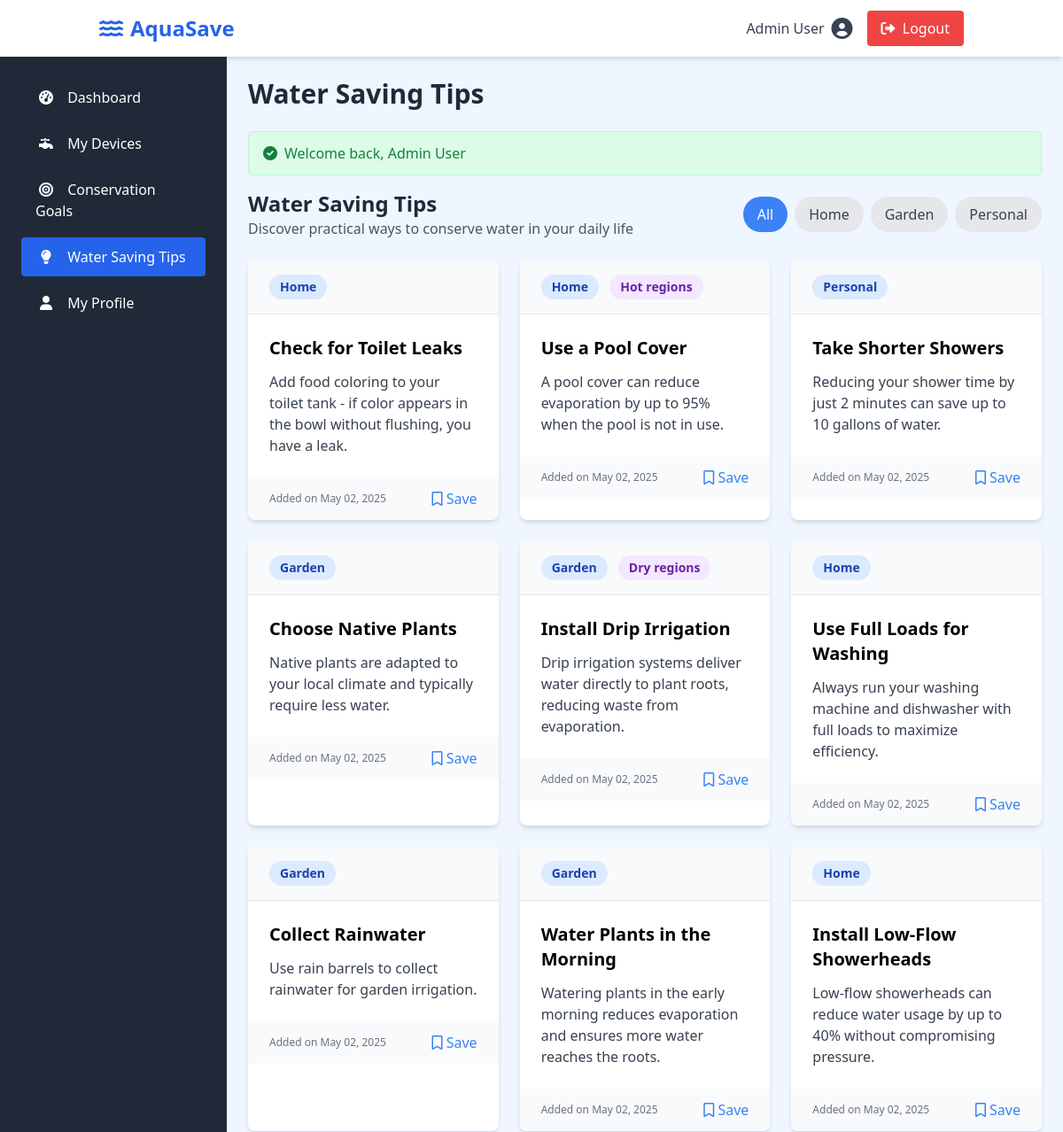
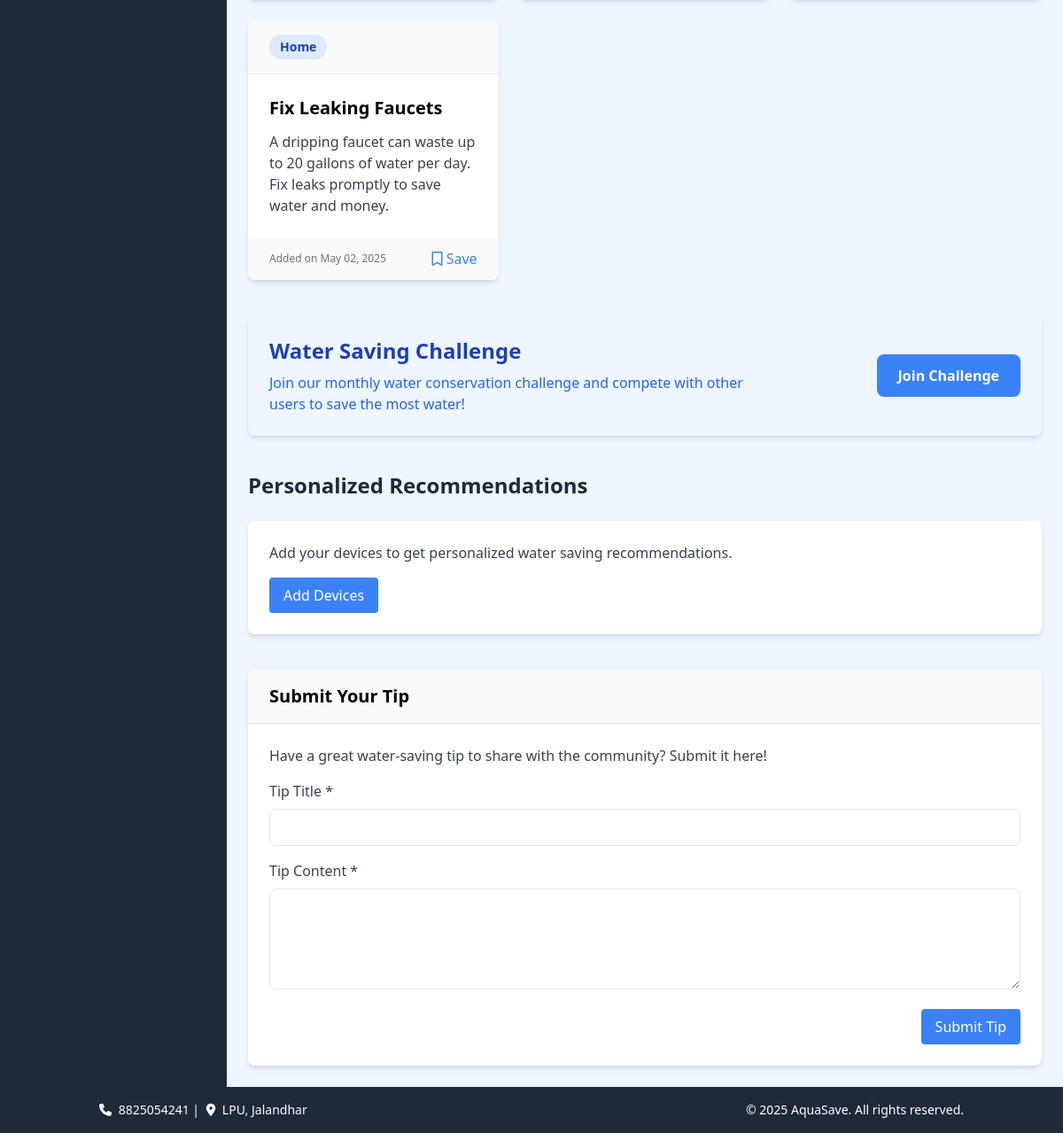
The page /dashboard/tips.php (signed in) on the database its author committed (2 pictures, top to bottom).
### tables this page shows
CREATE TABLE IF NOT EXISTS tips (
    id INT AUTO_INCREMENT PRIMARY KEY,
    title VARCHAR(100) NOT NULL,
    content TEXT NOT NULL,
    category VARCHAR(50) NOT NULL,
    location_relevance VARCHAR(100),  
    created_at TIMESTAMP DEFAULT CURRENT_TIMESTAMP
);

### dashboard/tips.php (the view, shortened to what this page needs)
<?php
require_once '../config.php';
$conn = connect_db();
$category = isset($_GET['category']) ? sanitize_input($_GET['category']) : '';
$categories = ['All', 'Home', 'Garden', 'Personal'];
$query = "SELECT * FROM tips WHERE 1=1";
$query .= " ORDER BY id DESC";
$stmt = $conn->prepare($query);
$stmt->execute();
$tips_result = $stmt->get_result();
include_once '../includes/header.php';
?>
<div class="mb-6">
    <div class="flex flex-wrap items-center justify-between">
        <div class="mb-4 md:mb-0">
            <h2 class="text-2xl font-bold text-gray-800">Water Saving Tips</h2>
            <p class="text-gray-600">Discover practical ways to conserve water in your daily life</p>
        </div>
        <div class="flex space-x-2">
            <?php foreach ($categories as $cat): ?>
                <a href="?category=<?php echo urlencode($cat); ?>" class="px-4 py-2 rounded-full <?php echo $category === $cat || (empty($category) && $cat === 'All') ? 'bg-blue-500 text-white' : 'bg-gray-200 text-gray-700 hover:bg-gray-300'; ?>">
                    <?php echo $cat; ?>
                </a>
            <?php endforeach; ?>
        </div>
    </div>
</div>
<?php if ($tips_result->num_rows > 0): ?>
    <div class="grid grid-cols-1 md:grid-cols-2 lg:grid-cols-3 gap-6">
        <?php while ($tip = $tips_result->fetch_assoc()): ?>
            <div class="bg-white rounded-lg shadow-md overflow-hidden hover:shadow-lg transition-shadow duration-300">
                <div class="px-6 py-4 border-b bg-gray-50">
                    <span class="inline-block px-3 py-1 text-sm font-semibold bg-blue-100 text-blue-800 rounded-full mr-2">
                        <?php echo $tip['category']; ?>
                    </span>
                    <?php if ($tip['location_relevance'] !== 'All'): ?>
                        <span class="inline-block px-3 py-1 text-sm font-semibold bg-purple-100 text-purple-800 rounded-full">
                            <?php echo $tip['location_relevance']; ?>
                        </span>
                    <?php endif; ?>
                </div>
                <div class="p-6">
                    <h3 class="text-xl font-bold mb-3"><?php echo $tip['title']; ?></h3>
                    <p class="text-gray-700"><?php echo $tip['content']; ?></p>
                </div>
                <div class="px-6 py-3 bg-gray-50 flex justify-between items-center">
                    <p class="text-xs text-gray-500">Added on <?php echo date('M d, Y', strtotime($tip['created_at'])); ?></p>
                    <button class="text-blue-500 hover:text-blue-700 save-tip" data-tip-id="<?php echo $tip['id']; ?>">
                        <i class="far fa-bookmark"></i> Save
                    </button>
                </div>
            </div>
        <?php endwhile; ?>
    </div>
<?php endif; ?>
<div class="mt-10 bg-blue-50 rounded-lg shadow-md p-6">
    <div class="flex flex-col md:flex-row items-center justify-between">
        <div class="mb-4 md:mb-0">
            <h2 class="text-2xl font-bold text-blue-800 mb-2">Water Saving Challenge</h2>
            <p class="text-blue-600 max-w-xl">Join our monthly water conservation challenge and compete with other users to save the most water!</p>
        </div>
        <a href="#" class="px-6 py-3 bg-blue-500 text-white rounded-lg font-bold hover:bg-blue-600 transition duration-300">Join Challenge</a>
    </div>
</div>
<div class="mt-10">
    <h2 class="text-2xl font-bold text-gray-800 mb-6">Personalized Recommendations</h2>
    <?php
    $device_types = [];
    ?>
    <?php if (count($device_types) > 0): ?>
        <div class="bg-white rounded-lg shadow-md overflow-hidden">
            <div class="px-6 py-4 bg-gray-50 border-b">
                <h3 class="text-xl font-bold">Based on Your Devices</h3>
            </div>
            <div class="p-6">
                <div class="grid grid-cols-1 md:grid-cols-2 gap-6">
                    <?php foreach ($device_types as $device_type): ?>
                        <div class="border rounded-lg p-4 hover:border-blue-500 transition-colors duration-300">
                            <h4 class="font-bold text-lg mb-2">Tips for Your <?php echo $device_type; ?></h4>
                            <?php if ($device_type === 'Shower'): ?>
                                <ul class="list-disc pl-5 text-gray-700 space-y-2">
                                    <li>Install a low-flow showerhead to reduce water usage by up to 40%</li>
                                    <li>Take shorter showers - aim for under 5 minutes</li>
                                    <li>Turn off the water while lathering with soap</li>
                                </ul>
                            <?php elseif ($device_type === 'Washing Machine'): ?>
                                <ul class="list-disc pl-5 text-gray-700 space-y-2">
                                    <li>Always wash full loads to maximize efficiency</li>
                                    <li>Use the appropriate water level setting for each load size</li>
                                    <li>Consider upgrading to a high-efficiency washing machine</li>
                                </ul>
                            <?php elseif ($device_type === 'Dishwasher'): ?>
                                <ul class="list-disc pl-5 text-gray-700 space-y-2">
                                    <li>Only run the dishwasher when it's full</li>
                                    <li>Scrape dishes instead of rinsing them before loading</li>
                                    <li>Use eco-mode when available to reduce water consumption</li>
                                </ul>
                            <?php elseif ($device_type === 'Irrigation System'): ?>
                                <ul class="list-disc pl-5 text-gray-700 space-y-2">
                                    <li>Water early in the morning to reduce evaporation</li>
                                    <li>Consider installing a rain sensor to prevent watering during rainfall</li>
                                    <li>Adjust sprinklers to avoid watering sidewalks and driveways</li>
                                </ul>
                            <?php elseif ($device_type === 'Swimming Pool'): ?>
                                <ul class="list-disc pl-5 text-gray-700 space-y-2">
                                    <li>Use a pool cover to reduce evaporation by up to 95%</li>
                                    <li>Check for and repair leaks promptly</li>
                                    <li>Maintain proper chemical balance to reduce the need for water replacement</li>
                                </ul>
                            <?php elseif ($device_type === 'Toilet'): ?>
                                <ul class="list-disc pl-5 text-gray-700 space-y-2">
                                    <li>Check for leaks by adding food coloring to the tank</li>
                                    <li>Install a dual-flush toilet or water displacement device</li>
                                    <li>Follow the "if it's yellow, let it mellow" approach when appropriate</li>
                                </ul>
                            <?php else: ?>
                                <ul class="list-disc pl-5 text-gray-700 space-y-2">
                                    <li>Regularly check for and fix leaks</li>
                                    <li>Consider upgrading to water-efficient models</li>
                                    <li>Use water-saving techniques specific to this device</li>
                                </ul>
                            <?php endif; ?>
                        </div>
                    <?php endforeach; ?>
                </div>
            </div>
        </div>
    <?php else: ?>
        <div class="bg-white rounded-lg shadow-md p-6">
            <p class="text-gray-700 mb-4">Add your devices to get personalized water saving recommendations.</p>
            <a href="devices.php" class="inline-block px-4 py-2 bg-blue-500 text-white rounded hover:bg-blue-600">Add Devices</a>
        </div>
    <?php endif; ?>
</div>
<div class="mt-10 bg-white rounded-lg shadow-md overflow-hidden">
    <div class="px-6 py-4 bg-gray-50 border-b">
        <h2 class="text-xl font-bold">Submit Your Tip</h2>
    </div>
    <div class="p-6">
        <p class="text-gray-700 mb-4">Have a great water-saving tip to share with the community? Submit it here!</p>
        <form id="tipForm" class="space-y-4">
            <div>
                <label for="tip_title" class="block text-gray-700 mb-2">Tip Title *</label>
                <input type="text" id="tip_title" name="tip_title" class="w-full px-4 py-2 border rounded-lg focus:outline-none focus:ring-2 focus:ring-blue-500" required>
            </div>
            <div>
                <label for="tip_content" class="block text-gray-700 mb-2">Tip Content *</label>
                <textarea id="tip_content" name="tip_content" rows="4" class="w-full px-4 py-2 border rounded-lg focus:outline-none focus:ring-2 focus:ring-blue-500" required></textarea>
            </div>
            <div class="flex justify-end">
                <button type="submit" class="px-4 py-2 bg-blue-500 text-white rounded hover:bg-blue-600">Submit Tip</button>
            </div>
        </form>
    </div>
</div>
<?php include_once '../includes/footer.php'; ?>

### rows shown on the page
tips: category "Home", title "Check for Toilet Leaks", content "Add food coloring to your toilet tank - if color appears in the bowl without flushing, you have a leak.", created_at "May 02, 2025"
tips: category "Home", location_relevance "Hot regions", title "Use a Pool Cover", content "A pool cover can reduce evaporation by up to 95% when the pool is not in use.", created_at "May 02, 2025"
tips: category "Personal", title "Take Shorter Showers", content "Reducing your shower time by just 2 minutes can save up to 10 gallons of water.", created_at "May 02, 2025"
tips: category "Garden", title "Choose Native Plants", content "Native plants are adapted to your local climate and typically require less water.", created_at "May 02, 2025"
tips: category "Garden", location_relevance "Dry regions", title "Install Drip Irrigation", content "Drip irrigation systems deliver water directly to plant roots, reducing waste from evaporation.", created_at "May 02, 2025"
tips: category "Home", title "Use Full Loads for Washing", content "Always run your washing machine and dishwasher with full loads to maximize efficiency.", created_at "May 02, 2025"
tips: category "Garden", title "Collect Rainwater", content "Use rain barrels to collect rainwater for garden irrigation.", created_at "May 02, 2025"
tips: category "Garden", title "Water Plants in the Morning", content "Watering plants in the early morning reduces evaporation and ensures more water reaches the roots.", created_at "May 02, 2025"
tips: category "Home", title "Install Low-Flow Showerheads", content "Low-flow showerheads can reduce water usage by up to 40% without compromising pressure.", created_at "May 02, 2025"
tips: category "Home", title "Fix Leaking Faucets", content "A dripping faucet can waste up to 20 gallons of water per day. Fix leaks promptly to save water and money.", created_at "May 02, 2025"

### other values the page prints
$user_name "Admin User"
$page_title "Water Saving Tips"
$message "Welcome back, Admin User"
$cat "All"
$cat "Home"
$cat "Garden"
$cat "Personal"
